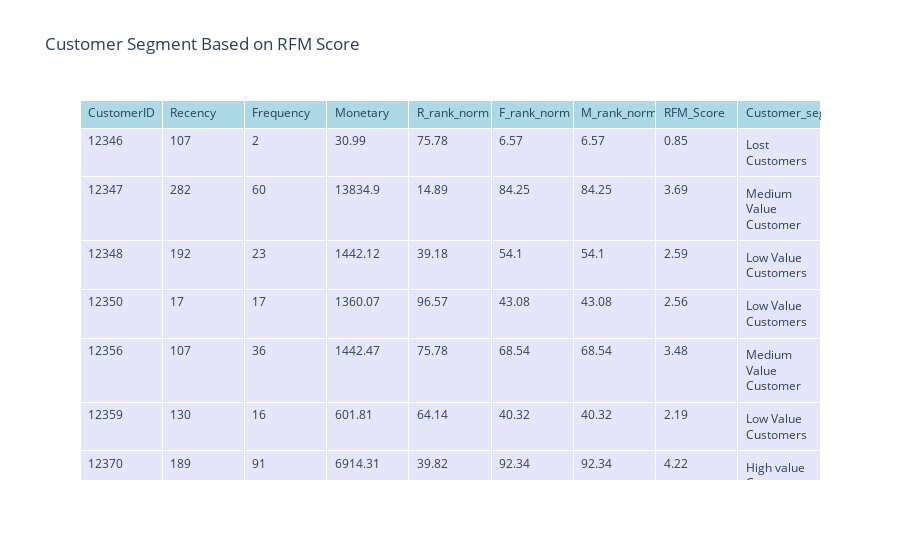

Notebook cell for this chart:
### Code cell
# Creating a Plotly Table with a light blue header
fig = go.Figure(data=[go.Table(
    header=dict(values=list(rfm_df.columns),
                fill_color='lightblue',  # Change header fill color to light blue
                align='left'),
    cells=dict(values=[rfm_df[col] for col in rfm_df.columns],
               fill_color='lavender',
               align='left'))
])

# Updating layout for a cleaner look
fig.update_layout(title='Customer Segment Based on RFM Score')
fig.show()

### Figure 1 — Plotly figure (JSON) as saved in the notebook; plotly's stock layout.template omitted (floating-point values rounded to 4 significant figures; data arrays with more than 128 entries replaced by an {"elided": "..."} marker saying what was removed)
{"data": [{"cells": {"align": "left", "fill": {"color": "lavender"}, "values": {"elided": "9x1416 mixed values"}}, "header": {"align": "left", "fill": {"color": "lightblue"}, "values": ["CustomerID", "Recency", "Frequency", "Monetary", "R_rank_norm", "F_rank_norm", "M_rank_norm", "RFM_Score", "Customer_segment"]}, "type": "table"}], "layout": {"title": {"text": "Customer Segment Based on RFM Score"}}}
